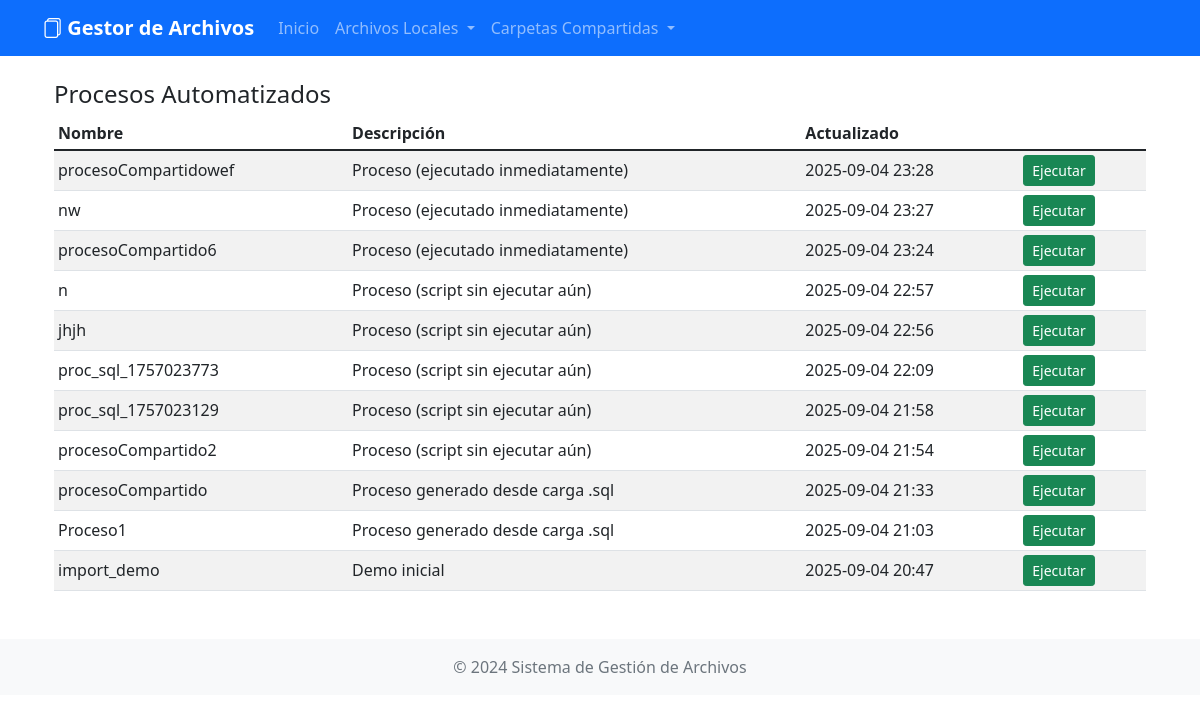
/procesos/, run on the app's committed database.
### archivos/models.py (models this page shows, shortened)
class ProcessConfig(models.Model):
    nombre = models.CharField(max_length=120, unique=True)
    descripcion = models.TextField(blank=True)
    json_config = models.JSONField()
    activo = models.BooleanField(default=True)
    creado = models.DateTimeField(auto_now_add=True)
    actualizado = models.DateTimeField(auto_now=True)

### archivos/views.py (the view)
# urls.py: path('procesos/', views.procesos_list, name='procesos_list'),
def procesos_list(request):
    procesos = ProcessConfig.objects.filter(activo=True).order_by('-actualizado')
    return render(request, 'archivos/procesos_list.html', {'procesos': procesos})

### archivos/templates/archivos/procesos_list.html (shortened to what this page needs)
{% extends 'archivos/base.html' %}
{% block content %}
<div class="container mt-4">
  <h4>Procesos Automatizados</h4>
  {% if procesos %}
    <table class="table table-sm table-striped align-middle">
      <thead><tr><th>Nombre</th><th>Descripción</th><th>Actualizado</th><th></th></tr></thead>
      <tbody>
        {% for p in procesos %}
          <tr>
            <td>{{ p.nombre }}</td>
            <td>{{ p.descripcion|default:"-" }}</td>
            <td>{{ p.actualizado|date:"Y-m-d H:i" }}</td>
            <td>
              <a class="btn btn-success btn-sm" href="{% url 'ejecutar_proceso' p.id %}">Ejecutar</a>
            </td>
          </tr>
        {% endfor %}
      </tbody>
    </table>
  {% else %}
    <p>No hay procesos configurados.</p>
  {% endif %}
</div>
{% endblock %}

### data on the page
ProcessConfig: nombre "procesoCompartidowef", descripcion "Proceso (ejecutado inmediatamente)", actualizado "2025-09-04 23:28"
ProcessConfig: nombre "nw", descripcion "Proceso (ejecutado inmediatamente)", actualizado "2025-09-04 23:27"
ProcessConfig: nombre "procesoCompartido6", descripcion "Proceso (ejecutado inmediatamente)", actualizado "2025-09-04 23:24"
ProcessConfig: nombre "n", descripcion "Proceso (script sin ejecutar aún)", actualizado "2025-09-04 22:57"
ProcessConfig: nombre "jhjh", descripcion "Proceso (script sin ejecutar aún)", actualizado "2025-09-04 22:56"
ProcessConfig: nombre "proc_sql_1757023773", descripcion "Proceso (script sin ejecutar aún)", actualizado "2025-09-04 22:09"
ProcessConfig: nombre "proc_sql_1757023129", descripcion "Proceso (script sin ejecutar aún)", actualizado "2025-09-04 21:58"
ProcessConfig: nombre "procesoCompartido2", descripcion "Proceso (script sin ejecutar aún)", actualizado "2025-09-04 21:54"
ProcessConfig: nombre "procesoCompartido", descripcion "Proceso generado desde carga .sql", actualizado "2025-09-04 21:33"
ProcessConfig: nombre "Proceso1", descripcion "Proceso generado desde carga .sql", actualizado "2025-09-04 21:03"
ProcessConfig: nombre "import_demo", descripcion "Demo inicial", actualizado "2025-09-04 20:47"
